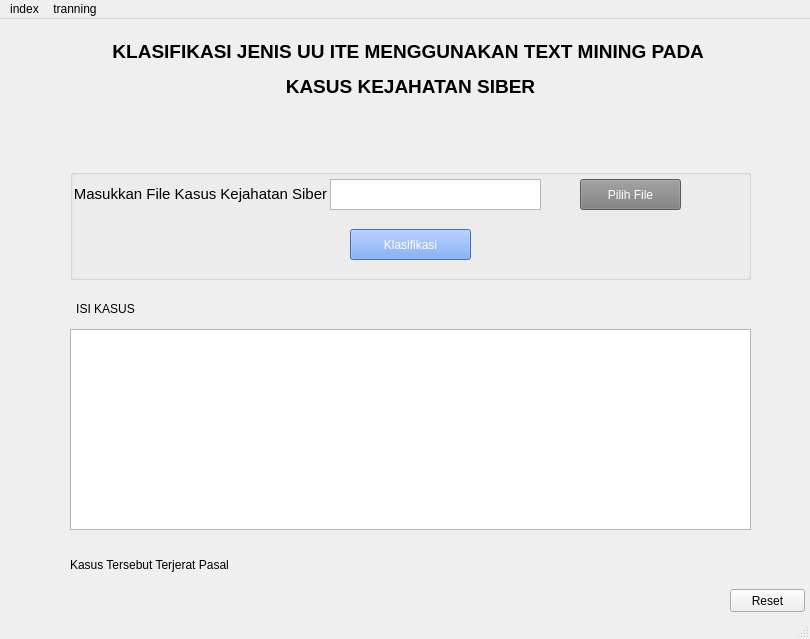
<?xml version="1.0" encoding="UTF-8"?>
<ui version="4.0">
 <class>MainWindow</class>
 <widget class="QMainWindow" name="MainWindow">
  <property name="geometry">
   <rect>
    <x>0</x>
    <y>0</y>
    <width>810</width>
    <height>639</height>
   </rect>
  </property>
  <property name="windowTitle">
   <string>MainWindow</string>
  </property>
  <widget class="QWidget" name="centralwidget">
   <widget class="QTextEdit" name="isikasus">
    <property name="geometry">
     <rect>
      <x>550</x>
      <y>690</y>
      <width>691</width>
      <height>201</height>
     </rect>
    </property>
    <property name="styleSheet">
     <string notr="true">font: 13pt &quot;Tw Cen MT&quot;;</string>
    </property>
   </widget>
   <widget class="QLabel" name="hasil">
    <property name="geometry">
     <rect>
      <x>740</x>
      <y>910</y>
      <width>191</width>
      <height>31</height>
     </rect>
    </property>
    <property name="styleSheet">
     <string notr="true">font: 12pt &quot;Tw Cen MT&quot;;</string>
    </property>
    <property name="text">
     <string/>
    </property>
   </widget>
   <widget class="QPushButton" name="reset">
    <property name="geometry">
     <rect>
      <x>1220</x>
      <y>1000</y>
      <width>81</width>
      <height>31</height>
     </rect>
    </property>
    <property name="text">
     <string>reset</string>
    </property>
   </widget>
   <widget class="QLabel" name="label_5">
    <property name="geometry">
     <rect>
      <x>550</x>
      <y>660</y>
      <width>71</width>
      <height>21</height>
     </rect>
    </property>
    <property name="styleSheet">
     <string notr="true">font: 12pt &quot;Tw Cen MT&quot;;</string>
    </property>
    <property name="text">
     <string>&lt;html&gt;&lt;head/&gt;&lt;body&gt;&lt;p align=&quot;center&quot;&gt;ISI KASUS&lt;/p&gt;&lt;/body&gt;&lt;/html&gt;</string>
    </property>
   </widget>
   <widget class="QLabel" name="label_15">
    <property name="geometry">
     <rect>
      <x>550</x>
      <y>910</y>
      <width>191</width>
      <height>31</height>
     </rect>
    </property>
    <property name="styleSheet">
     <string notr="true">font: 12pt &quot;Tw Cen MT&quot;;</string>
    </property>
    <property name="text">
     <string>Kasus Tersebut Terjerat Pasal </string>
    </property>
   </widget>
   <widget class="QLabel" name="label">
    <property name="geometry">
     <rect>
      <x>90</x>
      <y>0</y>
      <width>641</width>
      <height>101</height>
     </rect>
    </property>
    <property name="text">
     <string>&lt;html&gt;&lt;head/&gt;&lt;body&gt;&lt;p align=&quot;center&quot;&gt;&lt;span style=&quot; font-size:14pt; font-weight:600;&quot;&gt;KLASIFIKASI JENIS UU ITE MENGGUNAKAN TEXT MINING PADA &lt;/span&gt;&lt;/p&gt;&lt;p align=&quot;center&quot;&gt;&lt;span style=&quot; font-size:14pt; font-weight:600;&quot;&gt;KASUS KEJAHATAN SIBER&lt;/span&gt;&lt;/p&gt;&lt;/body&gt;&lt;/html&gt;</string>
    </property>
   </widget>
   <widget class="QGroupBox" name="groupBox">
    <property name="geometry">
     <rect>
      <x>70</x>
      <y>150</y>
      <width>681</width>
      <height>111</height>
     </rect>
    </property>
    <property name="title">
     <string/>
    </property>
    <widget class="QLabel" name="label_2">
     <property name="geometry">
      <rect>
       <x>-20</x>
       <y>10</y>
       <width>301</width>
       <height>31</height>
      </rect>
     </property>
     <property name="styleSheet">
      <string notr="true">font: 75 12pt &quot;Tw Cen MT&quot;;</string>
     </property>
     <property name="text">
      <string>&lt;html&gt;&lt;head/&gt;&lt;body&gt;&lt;p align=&quot;center&quot;&gt;&lt;span style=&quot; font-size:11pt;&quot;&gt;Masukkan File Kasus Kejahatan Siber&lt;/span&gt;&lt;/p&gt;&lt;/body&gt;&lt;/html&gt;</string>
     </property>
    </widget>
    <widget class="QTextEdit" name="textEdit">
     <property name="geometry">
      <rect>
       <x>260</x>
       <y>10</y>
       <width>211</width>
       <height>31</height>
      </rect>
     </property>
     <property name="styleSheet">
      <string notr="true">font: 12pt &quot;Tw Cen MT&quot;;</string>
     </property>
    </widget>
    <widget class="QPushButton" name="submit">
     <property name="geometry">
      <rect>
       <x>280</x>
       <y>60</y>
       <width>121</width>
       <height>31</height>
      </rect>
     </property>
     <property name="styleSheet">
      <string notr="true">font: 14pt &quot;Tw Cen MT&quot;;background:#6495ED;color: white;text: bold;</string>
     </property>
     <property name="text">
      <string>Klasifikasi</string>
     </property>
    </widget>
    <widget class="QPushButton" name="plihfile">
     <property name="geometry">
      <rect>
       <x>510</x>
       <y>10</y>
       <width>101</width>
       <height>31</height>
      </rect>
     </property>
     <property name="styleSheet">
      <string notr="true">font: 12pt &quot;Tw Cen MT&quot;;background: #7e7e7e;color: white;</string>
     </property>
     <property name="text">
      <string>Pilih File</string>
     </property>
    </widget>
   </widget>
   <widget class="QTextEdit" name="isikasus_2">
    <property name="geometry">
     <rect>
      <x>70</x>
      <y>310</y>
      <width>681</width>
      <height>201</height>
     </rect>
    </property>
    <property name="styleSheet">
     <string notr="true">font: 13pt &quot;Tw Cen MT&quot;;</string>
    </property>
   </widget>
   <widget class="QLabel" name="hasil_2">
    <property name="geometry">
     <rect>
      <x>250</x>
      <y>530</y>
      <width>191</width>
      <height>31</height>
     </rect>
    </property>
    <property name="styleSheet">
     <string notr="true">font: 12pt &quot;Tw Cen MT&quot;;</string>
    </property>
    <property name="text">
     <string/>
    </property>
   </widget>
   <widget class="QLabel" name="label_6">
    <property name="geometry">
     <rect>
      <x>70</x>
      <y>280</y>
      <width>71</width>
      <height>21</height>
     </rect>
    </property>
    <property name="styleSheet">
     <string notr="true">font: 12pt &quot;Tw Cen MT&quot;;</string>
    </property>
    <property name="text">
     <string>&lt;html&gt;&lt;head/&gt;&lt;body&gt;&lt;p align=&quot;center&quot;&gt;ISI KASUS&lt;/p&gt;&lt;/body&gt;&lt;/html&gt;</string>
    </property>
   </widget>
   <widget class="QLabel" name="label_16">
    <property name="geometry">
     <rect>
      <x>70</x>
      <y>530</y>
      <width>191</width>
      <height>31</height>
     </rect>
    </property>
    <property name="styleSheet">
     <string notr="true">font: 12pt &quot;Tw Cen MT&quot;;</string>
    </property>
    <property name="text">
     <string>Kasus Tersebut Terjerat Pasal </string>
    </property>
   </widget>
   <widget class="QPushButton" name="pushButton">
    <property name="geometry">
     <rect>
      <x>730</x>
      <y>570</y>
      <width>75</width>
      <height>23</height>
     </rect>
    </property>
    <property name="text">
     <string>Reset</string>
    </property>
   </widget>
  </widget>
  <widget class="QMenuBar" name="menubar">
   <property name="geometry">
    <rect>
     <x>0</x>
     <y>0</y>
     <width>810</width>
     <height>21</height>
    </rect>
   </property>
   <widget class="QMenu" name="index">
    <property name="title">
     <string>index</string>
    </property>
   </widget>
   <widget class="QMenu" name="Tranning">
    <property name="title">
     <string>tranning</string>
    </property>
   </widget>
   <addaction name="index"/>
   <addaction name="Tranning"/>
  </widget>
  <widget class="QStatusBar" name="statusbar"/>
 </widget>
 <tabstops>
  <tabstop>textEdit</tabstop>
  <tabstop>plihfile</tabstop>
  <tabstop>isikasus</tabstop>
  <tabstop>submit</tabstop>
  <tabstop>reset</tabstop>
  <tabstop>isikasus_2</tabstop>
 </tabstops>
 <resources/>
 <connections/>
</ui>
